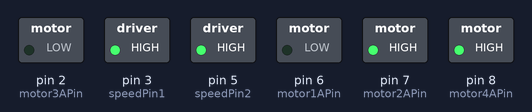
This sketch was run on a simulated Arduino Uno, built with avr-gcc and run on an emulated ATmega328P. On the bench: switched loads named in the sketch (green lamp = pin HIGH).

Above: at 0.1 s.
Timing chart, 0 to 1.6 s (numbered marks = the images above):
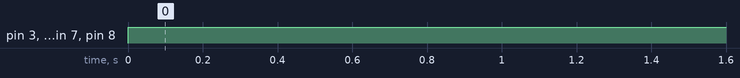

The sketch:

DriveForward.ino
```cpp
int speedPin1 = 3; // H-bridge enable pin for speed control
int motor1APin = 6; // H-bridge leg 1
int motor2APin = 7; // H-bridge leg 2

int speedPin2 = 5;
int motor3APin = 2;
int motor4APin = 8;

int speed_value_motor1; // value for motor speed
int speed_value_motor2;

void setup() {
 // set digital i/o pins as outputs:
 pinMode(speedPin1, OUTPUT);
 pinMode(motor1APin, OUTPUT);
 pinMode(motor2APin, OUTPUT);

 pinMode(speedPin2, OUTPUT);
 pinMode(motor3APin, OUTPUT);
 pinMode(motor4APin, OUTPUT);

}

void loop() {

 // control the speed 0- 255
 speed_value_motor1 = 255; // full speed
 speed_value_motor2 = 255;

 analogWrite(speedPin1, speed_value_motor1); // output speed as PWM value
 analogWrite(speedPin2, speed_value_motor2);

 digitalWrite(motor1APin, LOW);
 digitalWrite(motor2APin, HIGH);

 digitalWrite(motor3APin, LOW);
 digitalWrite(motor4APin, HIGH);

}
```

Measured:
- by itself, pin 3 (speedPin1), pin 5 (speedPin2), pin 7 (motor2APin), pin 8 (motor4APin): LOW → HIGH at 0.00 s
